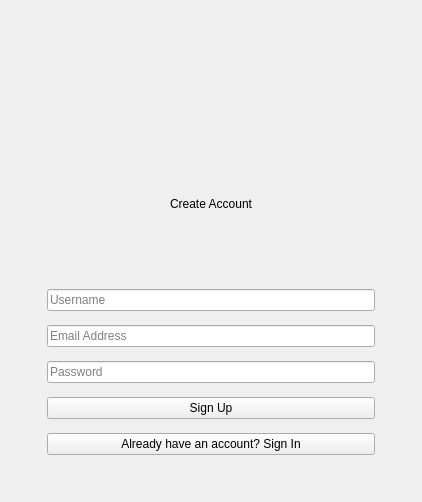
      <widget class="QWidget" name="signup">
       <layout class="QGridLayout" name="gridLayout_signup">
        <item row="0" column="1">
         <spacer name="vSp_up1">
          <property name="orientation">
           <enum>Qt::Vertical</enum>
          </property>
          <property name="sizeHint" stdset="0">
           <size>
            <width>0</width>
            <height>0</height>
           </size>
          </property>
         </spacer>
        </item>
        <item row="1" column="0">
         <spacer name="hSp_up1">
          <property name="orientation">
           <enum>Qt::Horizontal</enum>
          </property>
          <property name="sizeHint" stdset="0">
           <size>
            <width>0</width>
            <height>0</height>
           </size>
          </property>
         </spacer>
        </item>
        <item row="1" column="1">
         <widget class="QFrame" name="formFrame_signup">
          <property name="minimumSize">
           <size>
            <width>400</width>
            <height>480</height>
           </size>
          </property>
          <layout class="QVBoxLayout" name="vbox_signup">
           <property name="spacing">
            <number>14</number>
           </property>
           <property name="leftMargin">
            <number>36</number>
           </property>
           <property name="topMargin">
            <number>36</number>
           </property>
           <property name="rightMargin">
            <number>36</number>
           </property>
           <property name="bottomMargin">
            <number>36</number>
           </property>
           <item alignment="Qt::AlignHCenter">
            <widget class="QLabel" name="logo_up">
             <property name="minimumSize">
              <size>
               <width>72</width>
               <height>72</height>
              </size>
             </property>
             <property name="maximumSize">
              <size>
               <width>72</width>
               <height>72</height>
              </size>
             </property>
             <property name="pixmap">
              <pixmap>logo.svg</pixmap>
             </property>
             <property name="scaledContents">
              <bool>true</bool>
             </property>
            </widget>
           </item>
           <item>
            <widget class="QLabel" name="lbl_signup_title">
             <property name="text">
              <string>Create Account</string>
             </property>
             <property name="alignment">
              <set>Qt::AlignCenter</set>
             </property>
            </widget>
           </item>
           <item>
            <widget class="QLineEdit" name="txt_signup_username">
             <property name="placeholderText">
              <string>Username</string>
             </property>
            </widget>
           </item>
           <item>
            <widget class="QLineEdit" name="txt_signup_email">
             <property name="placeholderText">
              <string>Email Address</string>
             </property>
            </widget>
           </item>
           <item>
            <widget class="QLineEdit" name="txt_signup_password">
             <property name="echoMode">
              <enum>QLineEdit::Password</enum>
             </property>
             <property name="placeholderText">
              <string>Password</string>
             </property>
            </widget>
           </item>
           <item>
            <widget class="QPushButton" name="btn_signup">
             <property name="cursor">
              <cursorShape>PointingHandCursor</cursorShape>
             </property>
             <property name="text">
              <string>Sign Up</string>
             </property>
            </widget>
           </item>
           <item>
            <widget class="QPushButton" name="btn_go_signin">
             <property name="cursor">
              <cursorShape>PointingHandCursor</cursorShape>
             </property>
             <property name="text">
              <string>Already have an account? Sign In</string>
             </property>
            </widget>
           </item>
          </layout>
         </widget>
        </item>
        <item row="1" column="2">
         <spacer name="hSp_up2">
          <property name="orientation">
           <enum>Qt::Horizontal</enum>
          </property>
          <property name="sizeHint" stdset="0">
           <size>
            <width>0</width>
            <height>0</height>
           </size>
          </property>
         </spacer>
        </item>
        <item row="2" column="1">
         <spacer name="vSp_up2">
          <property name="orientation">
           <enum>Qt::Vertical</enum>
          </property>
          <property name="sizeHint" stdset="0">
           <size>
            <width>0</width>
            <height>0</height>
           </size>
          </property>
         </spacer>
        </item>
       </layout>
      </widget>
